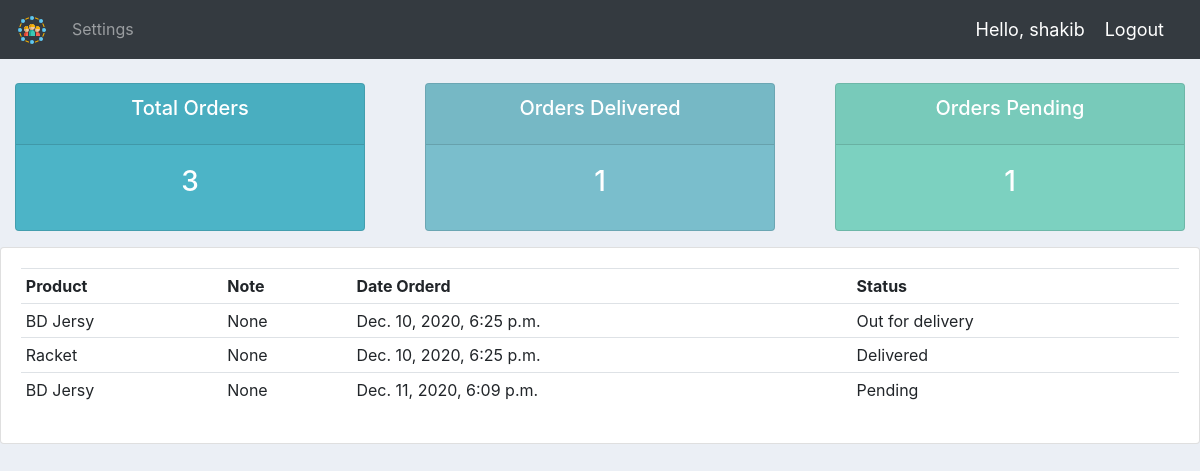
Screenshot of /user/ (signed in) with the database file from the repository.
### accounts/models.py (models this page shows, shortened)
class Order(models.Model):
	STATUS = (
			('Pending', 'Pending'),
			('Out for delivery', 'Out for delivery'),
			('Delivered', 'Delivered'),
			)
	customer = models.ForeignKey(Customer, null=True, on_delete= models.SET_NULL)
	product = models.ForeignKey(Product, null=True, on_delete= models.SET_NULL)
	date_created = models.DateTimeField(auto_now_add=True, null=True)
	status = models.CharField(max_length=200, null=True, choices=STATUS)
	note = models.CharField(max_length=1000, null=True)

class Product(models.Model):
	CATEGORY = (
			('Indoor', 'Indoor'),
			('Out Door', 'Out Door'),
			)
	name = models.CharField(max_length=200, null=True)
	price = models.FloatField(null=True)
	category = models.CharField(max_length=200, null=True, choices=CATEGORY)
	description = models.CharField(max_length=200, null=True)
	date_created = models.DateTimeField(auto_now_add=True, null=True)
	tags = models.ManyToManyField(Tag)
	def __str__(self):
		return self.name

### accounts/views.py (the view)
# urls.py: path('user/', views.UserView.as_view(), name='user'),
@method_decorator(allowed_users(allowed_roles=['customer']), name='dispatch')
class UserView(LoginRequiredMixin,TemplateView):
	template_name = 'accounts/user.html'
	def get_context_data(self, **kwargs):
		context = super().get_context_data(**kwargs)
		orders = self.request.user.customer.order_set.all()
		total_orders = orders.count()
		delivered = orders.filter(status='Delivered').count()
		pending = orders.filter(status='Pending').count()
		context = {'orders':orders, 'total_orders':total_orders,'delivered':delivered,'pending':pending}
		return context

### accounts/templates/accounts/user.html
{%  extends 'accounts/base.html' %}
{% block bodyblock %}
{%  include 'accounts/status.html' %}
<div class="row">
	<div class="col-md">
		<div class="card card-body">
			<table class="table table-sm">
				<tr>
					<th>Product</th>
					<th>Note</th>
					<th>Date Orderd</th>
					<th>Status</th>
				</tr>
				{% for order in orders %}
				<tr>
					<td>{{order.product}}</td>
					<td>{{order.note}}</td>
					<td>{{order.date_created}}</td>
					<td>{{order.status}}</td>
				</tr>
				{% endfor %}
			</table>
		</div>
	</div>
</div>
{% endblock %}

### accounts/templates/accounts/navbar.html (shortened to what this page needs)
{% load static %}
<nav class="navbar navbar-expand-lg navbar-dark bg-dark">
  <a class="navbar-brand" href="{% url 'accounts:index' %}">
    <img src="{% static 'accounts/images/logo.png' %}">
  </a>
  <div class="collapse navbar-collapse" id="navbarNavAltMarkup">
    <div class="navbar-nav">
      {% if request.user.is_staff %}
      <a class="nav-item nav-link active" href="{% url 'accounts:index' %}">Home</a>
      <a class="nav-item nav-link" href="{% url 'accounts:products' %}">Products</a>
      <a class="nav-item nav-link" href="#">Customer</a>
      {% else %}
       <li class="nav-item">
        <a class="nav-link" href="{% url 'accounts:profile_settings' %}">Settings</a>
      </li>
      {% endif %}
    </div>
  </div>
  <span class="hello-msg">Hello, {{request.user}}</span>
  <span ><a  class="hello-msg" href="{% url 'accounts:logout' %}">Logout</a></span>
</nav>

### accounts/static/accounts/css/main.css (style rules this page uses)
body { background-color: #ebeff5; }

### accounts/templates/accounts/navbar.html (style rules this page uses)
.hello-msg { font-size: 18px; color: #fff; margin-right: 20px; }

### rows the page displays
Order: product "BD Jersy", note "None", date_created "Dec. 10, 2020, 6:25 p.m.", status "Out for delivery"
Order: product "Racket", note "None", date_created "Dec. 10, 2020, 6:25 p.m.", status "Delivered"
Order: product "BD Jersy", note "None", date_created "Dec. 11, 2020, 6:09 p.m.", status "Pending"

### other values shown
{{ request.user }} "shakib"
{{ total_orders }} "3"
{{ delivered }} "1"
{{ pending }} "1"
